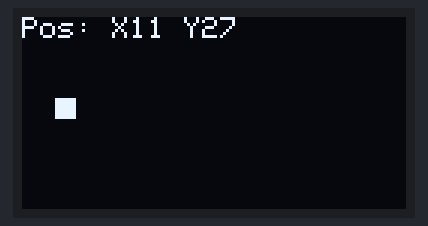
Bench run of a sketch on a simulated Arduino Uno, built with avr-gcc and run on an emulated ATmega328P. Shown: 128×64 one-colour display.

Above: at 0.51 s.
At 5.14 s:
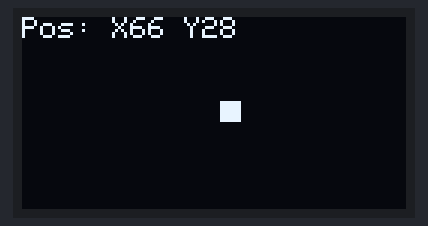
At 10.07 s:
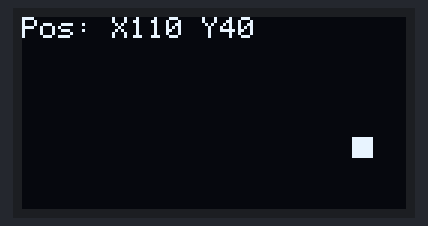
At 19.93 s:
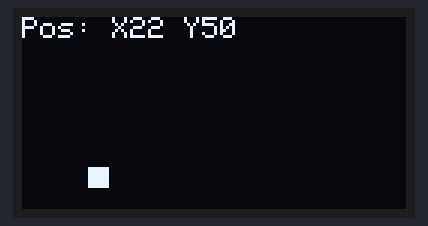
At 29.78 s:
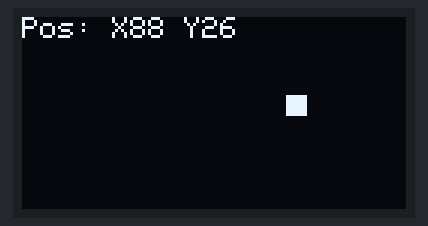
At 39.65 s:
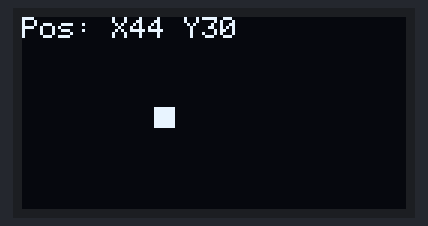

The sketch:

ssd1306_moveShape.ino
```cpp
#include "mv.h"

void Logic_1() {
  mShape.xPos += mShape.speedX;
  mShape.yPos += mShape.speedY;

  // Отскок по X + выталкивание на границу
  if (mShape.xPos <= MIN_XPOS) {
    mShape.xPos = MIN_XPOS;
    mShape.speedX = -mShape.speedX;
  } else if (mShape.xPos + SIZE_SHAPE >= SCREEN_WIDTH) {
    mShape.xPos = MAX_XPOS;          // SCREEN_WIDTH - SIZE_SHAPE
    mShape.speedX = -mShape.speedX;
  }

  // Отскок по Y + выталкивание на границу (с учётом отступа под текст)
  if (mShape.yPos <= MIN_YPOS) {
    mShape.yPos = MIN_YPOS;
    mShape.speedY = -mShape.speedY;
  } else if (mShape.yPos + SIZE_SHAPE >= SCREEN_HEIGHT) {
    mShape.yPos = MAX_YPOS;          // SCREEN_HEIGHT - SIZE_SHAPE
    mShape.speedY = -mShape.speedY;
  }
}


void setup() {
  mshInit();
}

void loop() {
  Logic_1(); // только двигаем координаты и считаем паузы
  mShape.drawFrame();
}
```

mShape.cpp
```cpp
#include "mShape.h"


void MShape::init() {
  Serial.begin(115200);

  speedX = 1;
  speedY = 1;

  if (!begin(SSD1306_SWITCHCAPVCC, SCREEN_ADDRESS)) {
    Serial.println(F("SSD1306 allocation failed"));
    for (;;)
      ;
  }
  this->xOldPos = 0;
  this->yOldPos = 0;

  this->xPos = 0;
  this->yPos = 16;

  clearDisplay();
  updateDisplay();
}


void MShape::dispCord() {
  setTextSize(1);
  setTextColor(SSD1306_WHITE);
  setCursor(0, 0);

  char buf[32];
  snprintf(buf, sizeof(buf), "Pos: X%d Y%d", xPos, yPos);
  print(buf);
}


void MShape::movement(int16_t x, int16_t y) {
  xPos = x;
  yPos = y;

  clearSh();
  fillRect(x, y, 10, 10, WHITE);
}


void MShape::clearSh() {
  fillRect(xOldPos, yOldPos, 10, 10, BLACK);
  xOldPos = xPos;
  yOldPos = yPos;
}


void MShape::drawFrame() {

  fillRect(0, 0, 128, 16, BLACK);
  fillRect(xOldPos, yOldPos, SIZE_SHAPE, SIZE_SHAPE, BLACK);
  xOldPos = xPos;
  yOldPos = yPos;

  fillRect(xPos, yPos, SIZE_SHAPE, SIZE_SHAPE, WHITE);

  dispCord();
  display();
}
```

mShape.h
```cpp
#ifndef _MSHAPE_H
#define _MSHAPE_H
#include <Wire.h>
#include <Adafruit_GFX.h>
#include <Adafruit_SSD1306.h>
#include "Arduino.h"
#include "config.h"


class MShape : private Adafruit_SSD1306 {
public:
  using Adafruit_SSD1306::Adafruit_SSD1306;
  void init();
  void dispCord();
  void movement(int16_t x, int16_t y);
  void clearSh();
  int16_t xPos;
  int16_t yPos;
  void updateDisplay() {
    display();
  }
  void drawFrame();
  int16_t speedX;  // скорость по X (пикселей за кадр)
  int16_t speedY;  // скорость по Y

private:
  int16_t xOldPos;
  int16_t yOldPos;
};

#endif
```

mv.cpp
```cpp
#include "mv.h"

int16_t targetX = -1;
int16_t targetY = -1;

MShape mShape(SCREEN_WIDTH, SCREEN_HEIGHT, &Wire, OLED_RESET);

void mshInit() {
  mShape.init();
}


void mvCord(int16_t x, int16_t y) {

  mShape.xPos = x;
  mShape.yPos = y;

  if (mShape.xPos > MAX_XPOS) mShape.xPos = MAX_XPOS;
  if (mShape.xPos < MIN_XPOS) mShape.xPos = MIN_XPOS;
  if (mShape.yPos > MAX_YPOS) mShape.yPos = MAX_YPOS;
  if (mShape.yPos < MIN_YPOS) mShape.yPos = MIN_YPOS;

  // Для ручного движения можно рисовать сразу, но аккуратно
  mShape.movement(mShape.xPos, mShape.yPos);
  mShape.dispCord();
  mShape.updateDisplay();
}


void mvDown() {
  while (mShape.yPos < MAX_YPOS) {
    mvCord(mShape.xPos, mShape.yPos + 1);
  }
}


void mvLeft() {
  while (mShape.xPos > MIN_XPOS) {
    mvCord(mShape.xPos - 1, mShape.yPos);
  }
}


void mvUp() {
  while (mShape.yPos > MIN_YPOS) {
    mvCord(mShape.xPos, mShape.yPos - 1);
  }
}


void downAndRight() {
  while (mShape.yPos < MAX_YPOS && mShape.xPos < MAX_XPOS) {
    mvCord(mShape.xPos + 1, mShape.yPos + 1);
  }
}


void upAndRight() {  // исправлено имя
  while (mShape.yPos > MIN_YPOS && mShape.xPos < MAX_XPOS) {
    mvCord(mShape.xPos + 1, mShape.yPos - 1);
  }
}


void downAndLeft() {
  while (mShape.yPos < MAX_YPOS && mShape.xPos > MIN_XPOS) {
    mvCord(mShape.xPos - 1, mShape.yPos + 1);
  }
}


void upAndLeft() {
  while (mShape.yPos > MIN_YPOS && mShape.xPos > MIN_XPOS) {
    mvCord(mShape.xPos - 1, mShape.yPos - 1);
  }
}


void stepTowardsTarget() {
  if (targetX == -1 || targetY == -1) {
    return;
  }

  bool movedX = false;
  bool movedY = false;

  // X
  if (mShape.xPos < targetX) {
    int dist = targetX - mShape.xPos;
    if (dist <= STEP_SIZE) {
      mShape.xPos = targetX;      // если осталось меньше шага — ставим ровно
      movedX = true;              // но считаем, что двигались
    } else {
      mShape.xPos += STEP_SIZE;  // иначе обычный шаг
      movedX = true;
    }
  } else if (mShape.xPos > targetX) {
    int dist = mShape.xPos - targetX;
    if (dist <= STEP_SIZE) {
      mShape.xPos = targetX;
      movedX = true;
    } else {
      mShape.xPos -= STEP_SIZE;
      movedX = true;
    }
  }

  // Y
  if (mShape.yPos < targetY) {
    int dist = targetY - mShape.yPos;
    if (dist <= STEP_SIZE) {
      mShape.yPos = targetY;
      movedY = true;
    } else {
      mShape.yPos += STEP_SIZE;
      movedY = true;
    }
  } else if (mShape.yPos > targetY) {
    int dist = mShape.yPos - targetY;
    if (dist <= STEP_SIZE) {
      mShape.yPos = targetY;
      movedY = true;
    } else {
      mShape.yPos -= STEP_SIZE;
      movedY = true;
    }
  }

  mShape.xPos = constrain(mShape.xPos, MIN_XPOS, MAX_XPOS);
  mShape.yPos = constrain(mShape.yPos, MIN_YPOS, MAX_YPOS);

  // Остановка только если по обеим осям мы уже не двигались
  if (!movedX && !movedY) {
    targetX = -1;
    targetY = -1;
  }
}
```

mv.h
```cpp
#ifndef _MV_H
#define _MV_H
#include "Arduino.h"
#include "mShape.h"
#include "config.h"


extern MShape mShape;
void mshInit();
void mvCord(int16_t x, int16_t y);
void mvRight();
void mvDown();
void mvLeft();
void mvUp();
void downAndRight();
void upAndRight();
void downAndLeft();
void upAndLeft();
void stepTowardsTarget();

#endif 
```

config.h
```cpp
#ifndef _CONFIG_H
#define _CONFIG_H

#include <Arduino.h>   // для int16_t, uint8_t

// Размеры дисплея
constexpr int SCREEN_WIDTH  = 128;
constexpr int SCREEN_HEIGHT = 64;

// Параметры подключения OLED
constexpr int OLED_RESET      = -1;
constexpr uint8_t SCREEN_ADDRESS = 0x3C;

constexpr int SIZE_SHAPE = 7;

constexpr int16_t MAX_XPOS = SCREEN_WIDTH - SIZE_SHAPE;
constexpr int16_t MIN_XPOS = 0;
constexpr int16_t MAX_YPOS = SCREEN_HEIGHT - SIZE_SHAPE;
constexpr int16_t MIN_YPOS = 16;    // отступ сверху для строки координат

// Новая цель движения (если targetX == -1 — движения нет)
extern int16_t targetX;
extern int16_t targetY;
constexpr int16_t STEP_SIZE = 2; // сколько пикселей за один loop()

#endif
```
